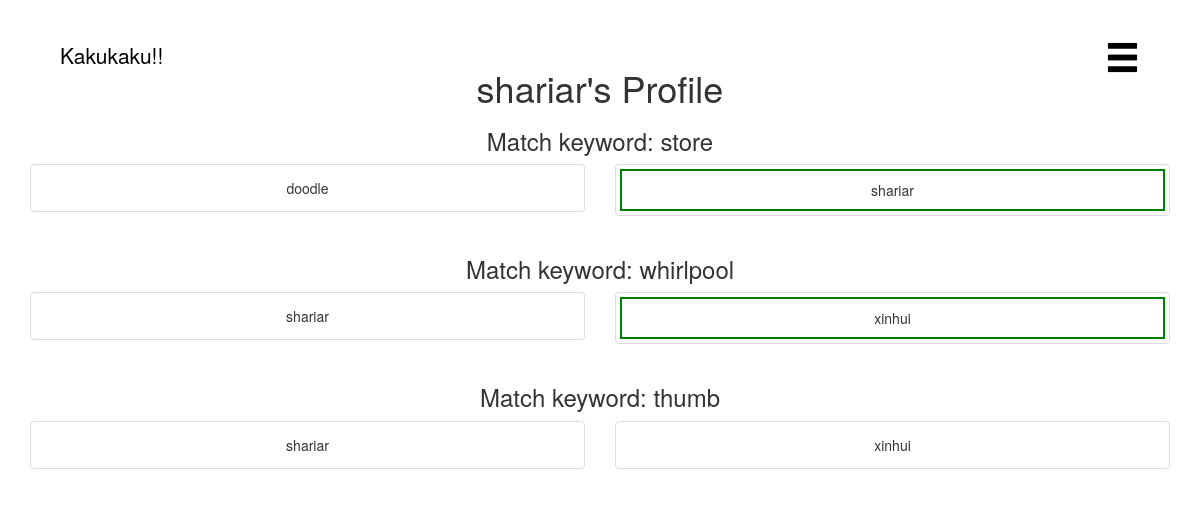
Page /profile/shariar on the earlier database version.
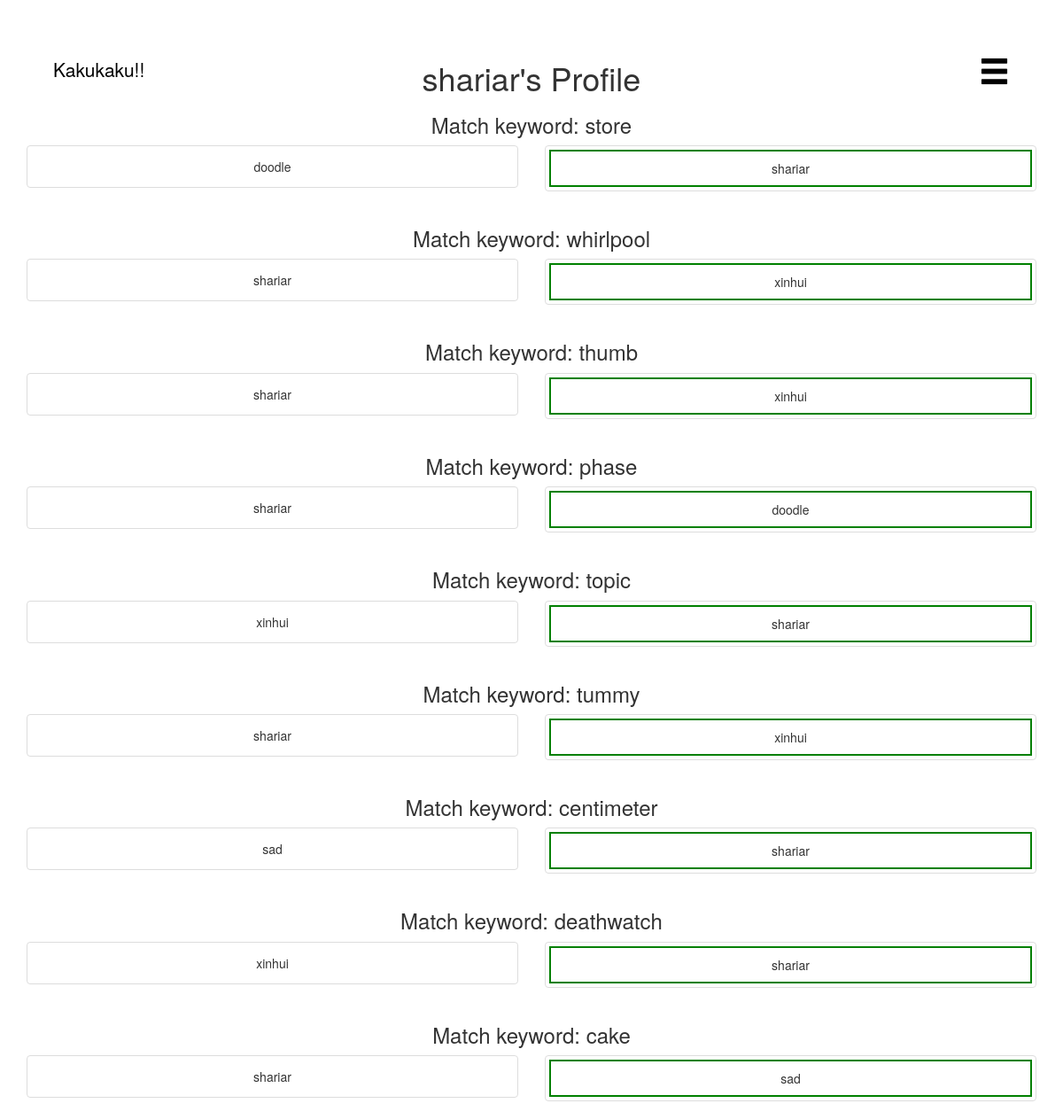
Same page on the later database version.
### tables this page shows
CREATE TABLE users (user_id integer PRIMARY KEY, username text NOT NULL,passhash text NOT NULL, wins integer NOT NULL);

CREATE TABLE matches (match_id integer PRIMARY KEY AUTOINCREMENT, word text NOT NULL, user_1 integer NOT NULL, pic_1 text, user_2 integer, pic_2 text, judge integer, winner integer);

### app.py (the view)
@app.route('/profile/<username>')
def profile(username):
    matches = db.get_matches_for_user(username)
    return render_template('profile.html', matches = matches, user = username)

### utils/database.py (called while the page is built)
def get_user_id(username):
    path = "data/data.db"
    database = sqlite3.connect(path)
    curse = database.cursor()
    user_query = "SELECT user_id FROM users WHERE username = ?"
    user_result = curse.execute(user_query,(username,))
    user_result = user_result.fetchone()
    print "USER RESULT:", user_result
    if user_result == None:
        return -1
    user_id = int(user_result[0])
    return user_id

def get_username(userid):
    path = "data/data.db"
    database = sqlite3.connect(path)
    curse = database.cursor()
    if userid == None:
        return None
    user_query = "SELECT username FROM users WHERE user_id = ?"
    user_result = curse.execute(user_query,(userid,))
    user_result = user_result.fetchone()[0]
    print "USER RESULT:", user_result
    if user_result == None:
        return -1
    return user_result

def get_match(match_id):
    path = "data/data.db"
    database = sqlite3.connect(path)
    curse = database.cursor()
    db_result = {}
    print match_id
    query =  "SELECT * FROM matches WHERE match_id = " + str(match_id)
    db_result = curse.execute(query)
    db_result = db_result.fetchone()
    result = {
        'word': db_result[1],
        'match_id': db_result[0],
        'user_1': get_username(db_result[2]),
        'user_2': get_username(db_result[4]),
        'img_1': db_result[3],
        'img_2': db_result[5],
        'winner': db_result[7],
        'judge': db_result[6]
    }
    return result

def get_matches_for_user(username):
    path = "data/data.db"
    database = sqlite3.connect(path)
    curse = database.cursor()
    db_result = {}
    user_id = get_user_id(username)
    query =  "SELECT match_id FROM matches WHERE (user_1 = ? OR user_2 = ?) and pic_1 IS NOT NULL and pic_2 IS NOT NULL"
    db_result = curse.execute(query,(user_id,user_id))
    match_ids = db_result.fetchall()
    results = []
    for match in match_ids:
        print "FINDING: ", match[0]
        results.append(get_match(match[0]))
    return results

### templates/profile.html (shortened to what this page needs)
<html>
  <head>
    <link rel="stylesheet" href="../static/css/style.css">
    <link rel="stylesheet" href="https://maxcdn.bootstrapcdn.com/bootstrap/3.3.7/css/bootstrap.min.css">
  </head>
  <body>
   <div class="logo">
     <a href="/"><span class="logo-text">Kakukaku!!</span></a>
   </div>
   <div class="burger">
     <div class="dropdown">
       <a class="dropdown-toggle" data-toggle="dropdown" href="#"><span class="glyphicon glyphicon-menu-hamburger" style="font-size:2.5em;color:black" aria-hidden="true"></span>
       </a>
     </div>
   </div>
   <div class="container" style="margin-top: 4%">
     <h1>{{user}}'s Profile</h1>
     {% for match in matches %}
     <h3>Match keyword: {{match["word"]}}</h3>
     <div class="row">
       <div class="col-sm-6">
	 <div class="thumbnail">
	   {% if match["winner"] == 1 %}
	   <div class="user1 winner">
	     {% else %}
	     <div class="user1">
	       {% endif %}
	       <div class="caption">
		 {{match["user_1"]}}
	       </div>
	     </div>
	   </div>
	 </div>
	 <div class="col-sm-6">
	   <div class="thumbnail">
	     {% if match["winner"] == 2 %}
	     <div class="user2 winner">
	       {% else %}
	       <div class="user2">
		 {% endif %}
		 <div class="caption">
		   {{match["user_2"]}}
		 </div>
	       </div>
	     </div>
	   </div>
	 </div>
       {% endfor %}
       </div>
  </body>
</html>

### static/css/style.css (style rules this page uses)
body { color: black; text-align: center; }
.burger { position: absolute; right: 5%; top: 5%; }
.logo { position: absolute; left:5%; top:5%; }
.logo-text { color: black; text-decoration: none; font-size: 1.5em; }
.winner { border: 2px solid green; }

Differences in the rows shown:
now on this page (row edited): matches: word "phase"
now on this page (row edited): matches: word "topic"
now on this page (row edited): matches: word "tummy"
added matches: word "centimeter"
added users: user_1 "sad", user_2 "sad"
added matches: word "deathwatch"
added matches: word "cake"
Other differences:
new list line: "Match keyword:"
new list line: "shariar"
new list line: "doodle"
new list line: "xinhui"
